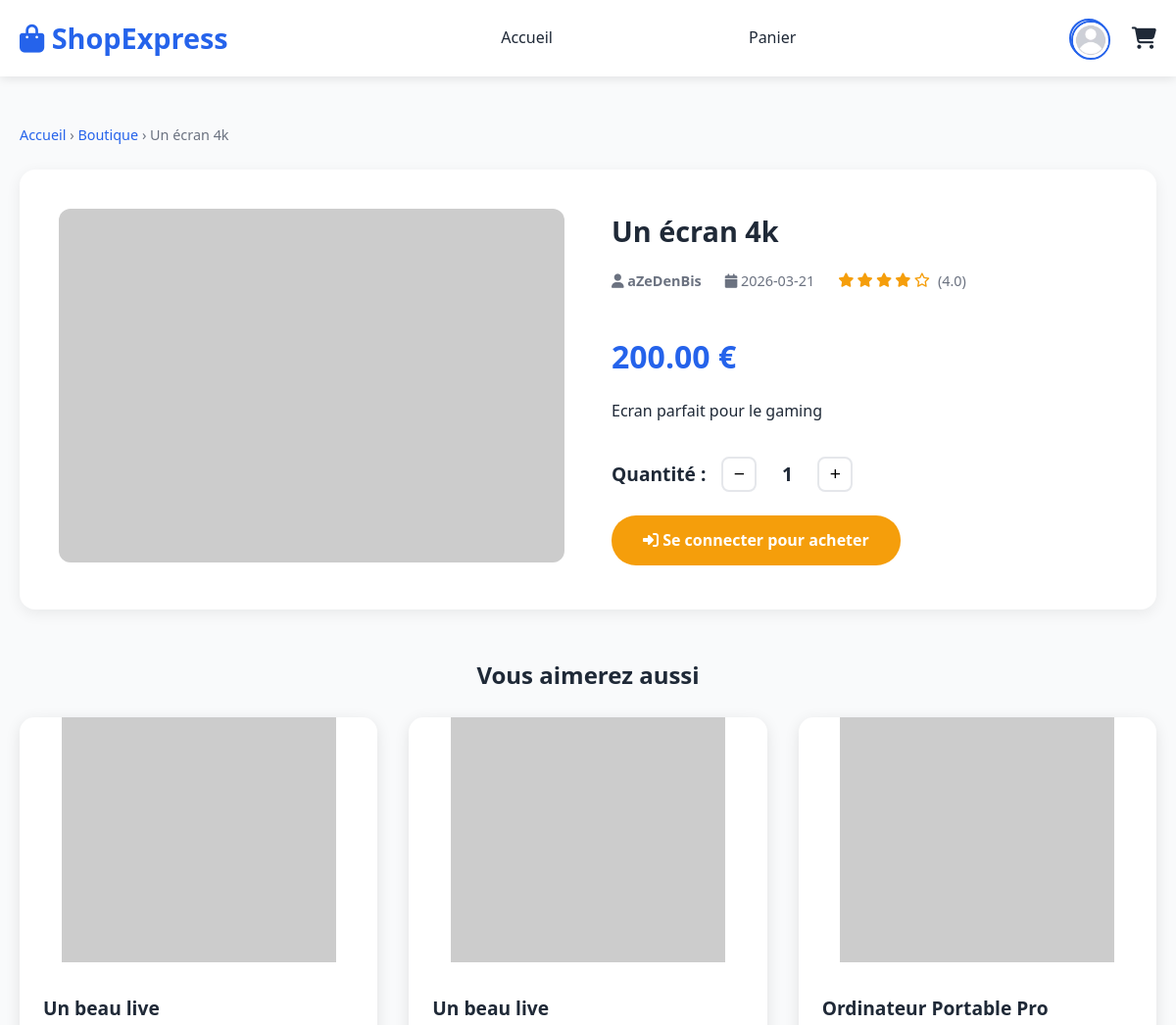
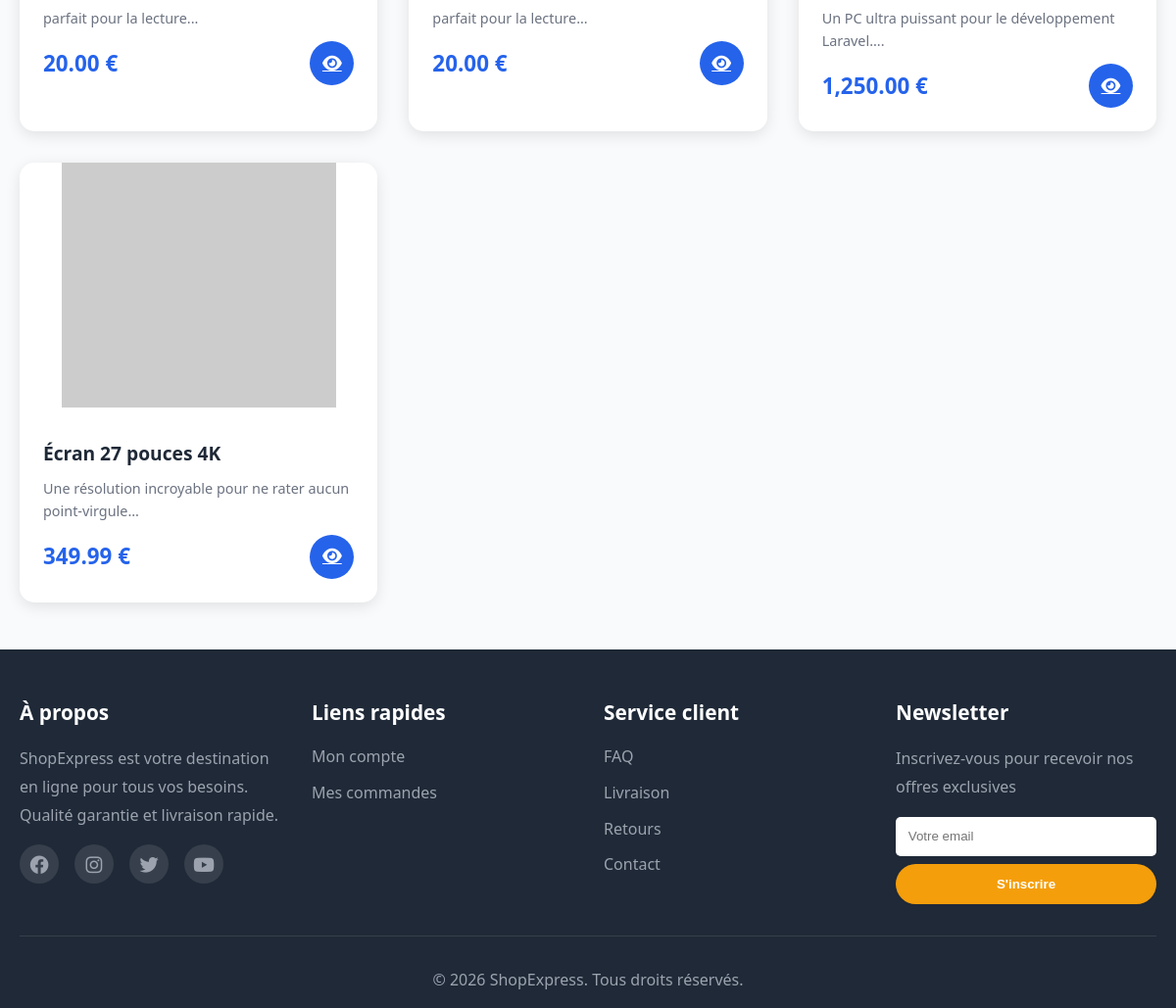
Screenshot of /detail?id=6 with the database file from the repository (2 pictures, top to bottom).
### tables this page shows
CREATE TABLE `article` (
  `article_id` int(11) NOT NULL,
  `article_name` varchar(255) NOT NULL,
  `description` text NOT NULL,
  `price` float NOT NULL,
  `publication_date` date NOT NULL,
  `autor_id` int(11) NOT NULL,
  `article_image` varchar(255) NOT NULL
);

CREATE TABLE `user` (
  `user_id` int(11) NOT NULL,
  `username` varchar(255) NOT NULL,
  `password` varchar(255) NOT NULL,
  `email` varchar(255) NOT NULL,
  `solde` float NOT NULL,
  `profile_picture` varchar(255) NOT NULL,
  `role` varchar(255) NOT NULL
);

### detail.php (the view, shortened to what this page needs)
<?php
require 'db_config.php';
$article_id = (int)$_GET['id'];
$stmt = $pdo->prepare("
    SELECT a.*, u.username AS author_name, s.actual_stock
    FROM article a
    JOIN user u ON a.autor_id = u.user_id
    LEFT JOIN stock s ON a.article_id = s.article_id
    WHERE a.article_id = :id
");
$stmt->execute([':id' => $article_id]);
$article = $stmt->fetch();
$stmtSim = $pdo->prepare("SELECT * FROM article WHERE article_id != :id ORDER BY publication_date DESC LIMIT 4");
$stmtSim->execute([':id' => $article_id]);
$similar = $stmtSim->fetchAll();
?>
<!DOCTYPE html>
<html lang="fr">
<head>
    <link rel="stylesheet" href="style.css">
    <link rel="stylesheet" href="https://cdnjs.cloudflare.com/ajax/libs/font-awesome/6.4.0/css/all.min.css">
</head>
<body>
<?php include 'header.php'; ?>
<section class="detail-section">
    <div class="container">
        <div class="breadcrumb">
            <a href="index.php">Accueil</a> &rsaquo;
            <a href="index.php">Boutique</a> &rsaquo;
            <?php echo htmlspecialchars($article['article_name']); ?>
        </div>
        <div class="detail-grid">
            <div class="detail-image">
                <img src="img/articles/<?php echo htmlspecialchars($article['article_image']); ?>"
                     alt="<?php echo htmlspecialchars($article['article_name']); ?>"
                     onerror="this.src='https://placehold.co/600x420?text=Image+indisponible'">
            </div>
            <div class="detail-info">
                <h1><?php echo htmlspecialchars($article['article_name']); ?></h1>
                <div class="detail-meta">
                    <span><i class="fas fa-user"></i> <a href="account.php?id=<?php echo $article['autor_id']; ?>" style="color: inherit; text-decoration: none; font-weight: 600;"><?php echo htmlspecialchars($article['author_name']); ?></a></span>
                    <span><i class="fas fa-calendar"></i> <?php echo htmlspecialchars($article['publication_date']); ?></span>
                    <div class="rating" style="display:inline-flex;">
                        <i class="fas fa-star"></i><i class="fas fa-star"></i><i class="fas fa-star"></i>
                        <i class="fas fa-star"></i><i class="far fa-star"></i>
                        <span style="margin-left:.3rem;">(4.0)</span>
                    </div>
                </div>
                <div class="detail-price"><?php echo number_format($article['price'], 2); ?> €</div>
                <p class="detail-desc"><?php echo nl2br(htmlspecialchars($article['description'])); ?></p>
                <div class="qty-selector">
                    <span>Quantité :</span>
                    <button onclick="changeQty(-1)">−</button>
                    <span id="qty">1</span>
                    <button onclick="changeQty(1)">+</button>
                </div>
                <div class="detail-actions">
                    <?php if (isset($article['actual_stock']) && $article['actual_stock'] <= 0): ?>
                        <div style="color:red; font-weight:bold; font-size:1.2rem; padding: 0.8rem 1rem; border: 1px solid red; border-radius: 8px;">
                            <i class="fas fa-times-circle"></i> Rupture de stock
                        </div>
                    <?php else: ?>
                        <?php if (isset($_SESSION['user_id'])): ?>
                            <button class="btn btn-primary" onclick="addToCart(<?php echo $article['article_id']; ?>)">
                                <i class="fas fa-shopping-cart"></i> Ajouter au panier
                            </button>
                            <button class="btn btn-secondary" onclick="buyNow(<?php echo $article['article_id']; ?>)">
                                <i class="fas fa-bolt"></i> Acheter maintenant
                            </button>
                        <?php else: ?>
                            <a href="login.php" class="btn btn-primary">
                                <i class="fas fa-sign-in-alt"></i> Se connecter pour acheter
                            </a>
                        <?php endif; ?>
                    <?php endif; ?>
                </div>
            </div>
        </div>
        <?php if (!empty($similar)): ?>
        <div class="similar-section">
            <h2 class="section-title">Vous aimerez aussi</h2>
            <div class="products-grid">
                <?php foreach ($similar as $s): ?>
                    <div class="product-card">
                        <img src="img/articles/<?php echo htmlspecialchars($s['article_image']); ?>"
                             alt="<?php echo htmlspecialchars($s['article_name']); ?>"
                             onerror="this.src='https://placehold.co/280x250?text=Image'">
                        <div class="product-info">
                            <h3><?php echo htmlspecialchars($s['article_name']); ?></h3>
                            <p class="description"><?php echo htmlspecialchars(substr($s['description'], 0, 60)); ?>...</p>
                            <div class="price-cart">
                                <span class="new-price"><?php echo number_format($s['price'], 2); ?> €</span>
                                <a href="detail.php?id=<?php echo $s['article_id']; ?>" class="btn-add-cart">
                                    <i class="fas fa-eye"></i>
                                </a>
                            </div>
                        </div>
                    </div>
                <?php endforeach; ?>
            </div>
        </div>
        <?php endif; ?>
    </div>
</section>
<?php include 'footer.php'; ?>
</body>
</html>

### style.css (style rules this page uses)
* { margin: 0; padding: 0; box-sizing: border-box; }
html { scroll-behavior: smooth; scroll-padding-top: 20000px; }
:root { --primary-color: #2563eb; --secondary-color: #1e40af; --accent-color: #f59e0b; --text-dark: #1f2937; --text-light: #6b7280; --bg-light: #f9fafb; --white: #ffffff; --border-color: #e5e7eb; --success-color: #10b981; --danger-color: #ef4444; }
body { font-family: 'Segoe UI', Tahoma, Geneva, Verdana, sans-serif; color: var(--text-dark); line-height: 1.6; }
.container { max-width: 1200px; margin: 0 auto; padding: 0 20px; }
.btn { display: inline-block; padding: 0.8rem 2rem; border-radius: 25px; text-decoration: none; font-weight: 600; transition: all 0.3s; border: none; cursor: pointer; }
.btn-primary { background: var(--accent-color); color: var(--white); }
.section-title { text-align: center; font-size: 2.5rem; margin-bottom: 3rem; color: var(--text-dark); }
.products-grid { display: grid; grid-template-columns: repeat(auto-fill, minmax(280px, 1fr)); gap: 2rem; }
.product-card { background: var(--white); border-radius: 15px; overflow: hidden; box-shadow: 0 4px 15px rgba(0, 0, 0, 0.1); transition: transform 0.3s, box-shadow 0.3s; position: relative; }
.product-card img { width: 100%; height: 250px; object-fit: contain; }
.product-info { padding: 1.5rem; }
.product-info h3 { font-size: 1.2rem; margin-bottom: 0.5rem; color: var(--text-dark); }
.description { color: var(--text-light); font-size: 0.9rem; margin-bottom: 0.8rem; }
.rating { display: flex; align-items: center; gap: 0.2rem; margin-bottom: 1rem; }
.rating i { color: var(--accent-color); font-size: 0.9rem; }
.rating span { margin-left: 0.5rem; color: var(--text-light); font-size: 0.9rem; }
.price-cart { display: flex; justify-content: space-between; align-items: center; }
.new-price { color: var(--primary-color); font-size: 1.4rem; font-weight: bold; }
.btn-add-cart { background: var(--primary-color); color: var(--white); border: none; width: 45px; height: 45px; border-radius: 50%; display: flex; align-items: center; justify-content: center; cursor: pointer; transition: all 0.3s; font-size: 1.1rem; }

### detail.php (style rules this page uses)
.detail-section { padding: 3rem 0; background: var(--bg-light); min-height: 80vh; }
.detail-grid { display: grid; grid-template-columns: 1fr 1fr; gap: 3rem; background: var(--white); border-radius: 16px; padding: 2.5rem; box-shadow: 0 4px 15px rgba(0,0,0,.07); }
.detail-image img { width: 100%; border-radius: 12px; object-fit: contain; max-height: 420px; }
.detail-info h1 { font-size: 1.8rem; margin-bottom: 1rem; }
.detail-price { font-size: 2rem; font-weight: 700; color: var(--primary-color); margin: 1rem 0; }
.detail-meta { display: flex; gap: 1.5rem; color: var(--text-light); font-size: .9rem; margin-bottom: 1.5rem; flex-wrap: wrap; }
.detail-desc { color: var(--text-dark); line-height: 1.8; margin-bottom: 2rem; }
.qty-selector { display: flex; align-items: center; gap: 1rem; margin-bottom: 1.5rem; }
.qty-selector button { width: 36px; height: 36px; border: 2px solid var(--border-color); background: white; border-radius: 8px; font-size: 1.2rem; cursor: pointer; transition: all .2s; }
.qty-selector span { font-size: 1.2rem; font-weight: 600; min-width: 30px; text-align: center; }
.detail-actions { display: flex; gap: 1rem; flex-wrap: wrap; }
.breadcrumb { margin-bottom: 1.5rem; font-size: .9rem; color: var(--text-light); }
.breadcrumb a { color: var(--primary-color); text-decoration: none; }
.similar-section { margin-top: 3rem; }
.similar-section h2 { font-size: 1.5rem; margin-bottom: 1.5rem; }

### rows the page displays
article: article_name "Un écran 4k", user.username "aZeDenBis", publication_date "2026-03-21", price "200.00", description "Ecran parfait pour le gaming"
article: article_name "Un beau live", description "parfait pour la lecture", price "20.00"
article: article_name "Un beau live", description "parfait pour la lecture", price "20.00"
article: article_name "Ordinateur Portable Pro", description "Un PC ultra puissant pour le développement Laravel.", price "1,250.00"
article: article_name "Écran 27 pouces 4K", description "Une résolution incroyable pour ne rater aucun point-virgule", price "349.99"
